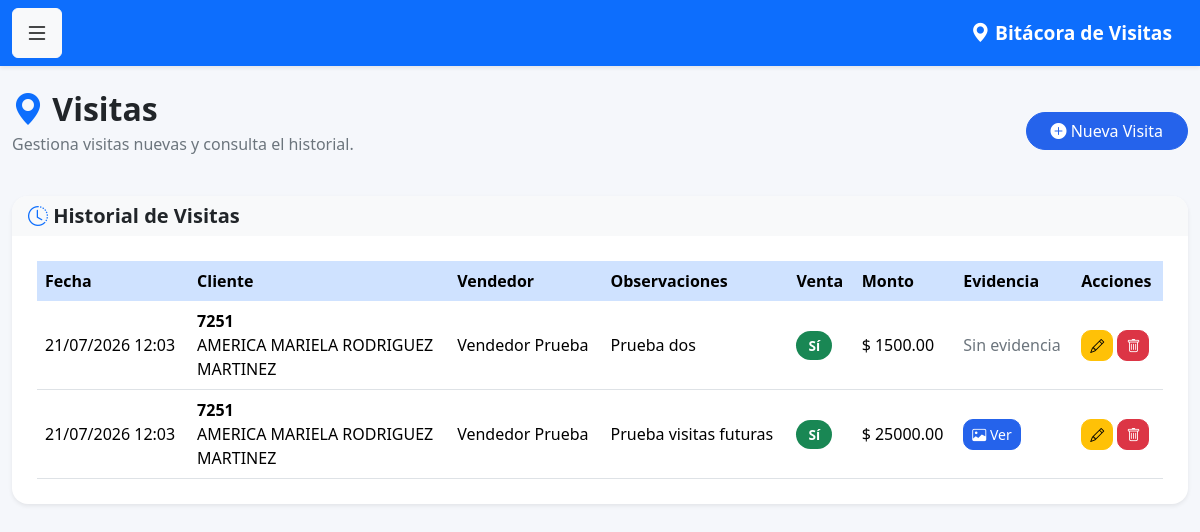
The app's page /visitas (signed in), older data.
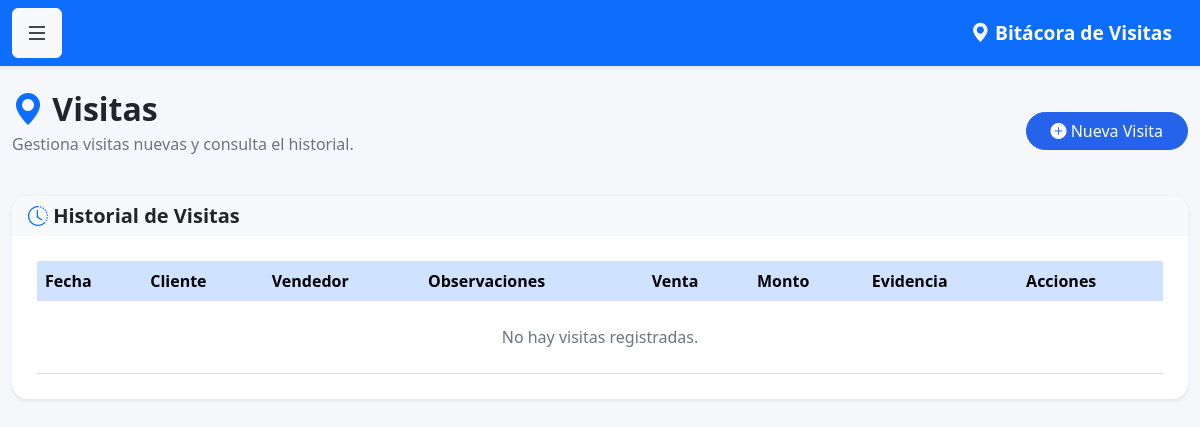
The same page, newer data.
### models.py (models this page shows)
class Visita(db.Model):
    __tablename__ = 'visitas'
    id = db.Column(
        db.Integer,
        primary_key=True
    )
    fecha = db.Column(
        db.DateTime,
        default=datetime.now
    )
    observaciones = db.Column(
        db.Text
    )
    venta_realizada = db.Column(
        db.Boolean,
        default=False
    )
    monto_venta = db.Column(
        db.Float,
        default=0
    )
    proxima_visita = db.Column(
        db.Date
    )
    cliente_id = db.Column(
        db.Integer,
        db.ForeignKey('clientes.id')
    )
    usuario_id = db.Column(
        db.Integer,
        db.ForeignKey('usuarios.id')
    )
    latitud = db.Column(
    db.String(50)
    )
    longitud = db.Column(
    db.String(50)
    )
    foto = db.Column(
    db.String(255)
    )
    cliente = db.relationship(
        'Cliente',
        backref='visitas'
    )
    usuario = db.relationship(
        'Usuario',
        backref='visitas'
    )

class Cliente(db.Model):
    __tablename__ = 'clientes'
    id = db.Column(
        db.Integer,
        primary_key=True
    )
    num_cliente = db.Column(
        db.String(20),
        unique=True,
        nullable=False
    )
    nombre = db.Column(
        db.String(150),
        nullable=False
    )
    grupo = db.Column(
        db.String(100)
    )
    canal = db.Column(
        db.String(100)
    )
    vendedor = db.Column(
        db.Integer
    )

class Usuario(UserMixin, db.Model):
    __tablename__ = 'usuarios'
    id = db.Column(db.Integer, primary_key=True)
    nombre = db.Column(db.String(100), nullable=False)
    correo = db.Column(db.String(120), unique=True, nullable=False)
    password = db.Column(db.String(500), nullable=False)
    rol = db.Column(db.String(20), default='vendedor')
    activo = db.Column(db.Boolean, default=True)

### app.py (the view)
@app.route('/visitas')
@login_required
def visitas():
    if current_user.rol == 'admin':
        visitas = Visita.query.order_by(
            Visita.fecha.desc()
        ).all()
    else:
        visitas = Visita.query.filter_by(
            usuario_id=current_user.id
        ).order_by(
            Visita.fecha.desc()
        ).all()
    return render_template(
        'visitas.html',
        visitas=visitas
    )

### app.py (called while the page is built)
@login_manager.user_loader
def load_user(user_id):
    return Usuario.query.get(int(user_id))

### templates/visitas.html (shortened to what this page needs)
{% extends 'base.html' %}
{% block contenido %}
<div class="d-flex justify-content-between align-items-center mb-4">
<div>
<h2 class="fw-bold mb-1">
<i class="bi bi-geo-alt-fill text-primary"></i>
Visitas
</h2>
<p class="text-muted">
Gestiona visitas nuevas y consulta el historial.
</p>
</div>
<a href="{{ url_for('nueva_visita') }}"
class="btn btn-primary rounded-pill px-4">
<i class="bi bi-plus-circle-fill"></i>
Nueva Visita
</a>
</div>
<div class="card shadow-sm border-0 rounded-4">
<div class="card-header bg-light">
<h5 class="mb-0">
<i class="bi bi-clock-history text-primary"></i>
Historial de Visitas
</h5>
</div>
<div class="card-body">
<div class="table-responsive">
<table class="table table-hover align-middle">
<thead class="table-primary">
<tr>
<th>Fecha</th>
<th>Cliente</th>
<th>Vendedor</th>
<th>Observaciones</th>
<th>Venta</th>
<th>Monto</th>
<th>Evidencia</th>
<th>Acciones</th>
</tr>
</thead>
<tbody>
{% for visita in visitas %}
<tr>
<td>
{{ visita.fecha.strftime('%d/%m/%Y %H:%M') }}
</td>
<td>
<strong>
{{ visita.cliente.num_cliente }}
</strong>
<br>
{{ visita.cliente.nombre }}
</td>
<td>
{{ visita.usuario.nombre }}
</td>
<td>
{{ visita.observaciones or '-' }}
</td>
<td>
{% if visita.venta_realizada %}
<span class="badge bg-success">
Sí
</span>
{% else %}
<span class="badge bg-secondary">
No
</span>
{% endif %}
</td>
<td>
$ {{ "%.2f"|format(visita.monto_venta or 0) }}
</td>
<td>
{% if visita.foto %}
<button
type="button"
class="btn btn-sm btn-primary"
data-bs-toggle="modal"
data-bs-target="#modalFoto{{ visita.id }}">
<i class="bi bi-image"></i>
Ver
</button>
{% else %}
<span class="text-muted">
Sin evidencia
</span>
{% endif %}
</td>
<td>
<a href="/visita/editar/{{ visita.id }}"
class="btn btn-warning btn-sm">
<i class="bi bi-pencil"></i>
</a>
{% if current_user.rol == 'admin' %}
<a href="/visita/eliminar/{{ visita.id }}"
class="btn btn-danger btn-sm"
onclick="return confirm('¿Está seguro de eliminar esta visita?');">
<i class="bi bi-trash"></i>
</a>
{% endif %}
</td>
</tr>
{% else %}
<tr>
<td colspan="8"
class="text-center text-muted py-4">
No hay visitas registradas.
</td>
</tr>
{% endfor %}
</tbody>
</table>
</div>
</div>
</div>
{% endblock %}

Row changes from the older to the newer data that the page shows:
removed Visita: fecha "21/07/2026 12:03", cliente.num_cliente "7251", cliente.nombre "AMERICA MARIELA RODRIGUEZ MARTINEZ", usuario.nombre "Vendedor Prueba", observaciones "Prueba dos", venta_realizada "Sí", monto_venta "1500.00", shows "Sin evidencia"
removed Visita: fecha "21/07/2026 12:03", cliente.num_cliente "7251", cliente.nombre "AMERICA MARIELA RODRIGUEZ MARTINEZ", usuario.nombre "Vendedor Prueba", observaciones "Prueba visitas futuras", venta_realizada "Sí", monto_venta "25000.00"
Text that changed along with them:
text now shown: "No hay visitas registradas."
